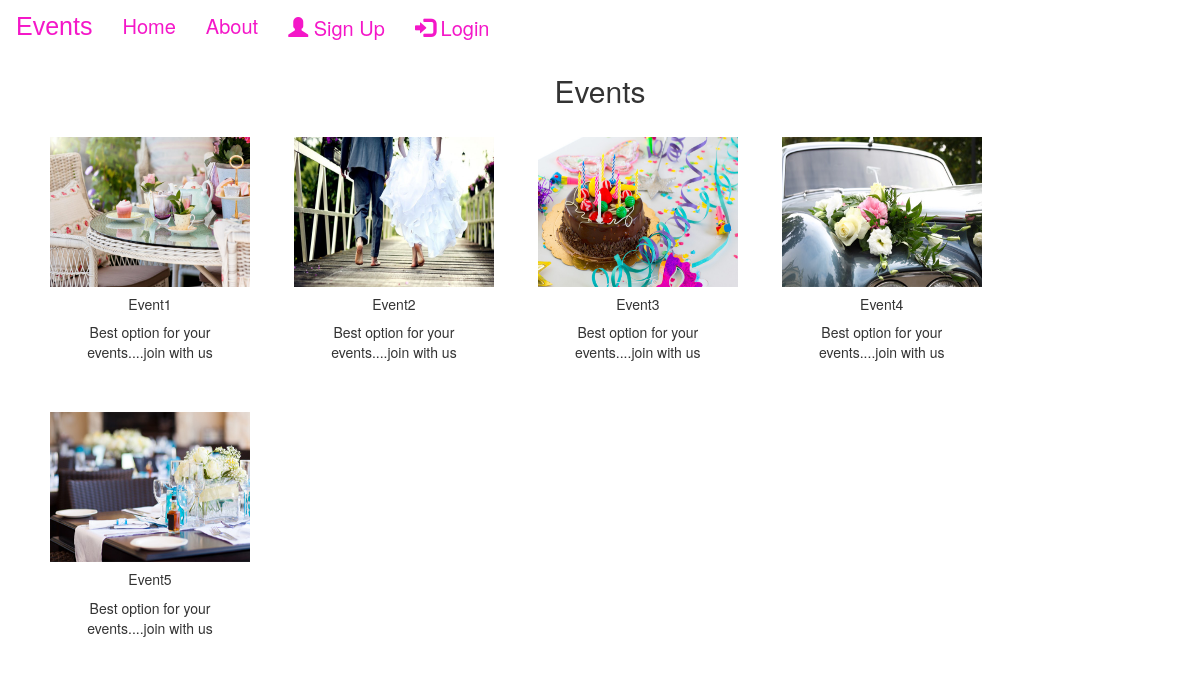
Screenshot of /events/ with the database file from the repository.
### eventapp/models.py (models this page shows, shortened)
class Event(models.Model):
    img=models.ImageField(upload_to="pic")
    name=models.CharField(max_length=50)
    desc=models.CharField(max_length=50)

### eventapp/views.py (the view)
# urls.py: path('events/',views.events,name='events'),
def events(request):
    dict_eve={
        'eve':Event.objects.all()
    }
    return render(request,'events.html',dict_eve)

### template/events.html (shortened to what this page needs)
{% extends 'base.html' %}
{% load static %}
{%block content%}
  <h2 class="text-center">Events</h2>
  <div class="container">
    {% for i  in eve %}
      <div class="card text-center" style="width: 20rem; display:inline-block;margin: 20px;">
        <img src="{{i.img.url}}" class="card-img-top" alt="..." height="150px" width="200px">
        <div class="card-body">
          <h5 class="card-title">{{i.name}}</h5>
          <p class="card-text">{{i.desc}}</p>
        </div>
      </div>
    {% endfor %}
  </div>
{% endblock %}

### template/base.html (shortened to what this page needs)
{% load static%}
<!DOCTYPE html>
<html lang="en">
<head>
    <link rel="stylesheet" href="https://maxcdn.bootstrapcdn.com/bootstrap/3.4.1/css/bootstrap.min.css">
    <link href="https://cdnjs.cloudflare.com/ajax/libs/font-awesome/5.15.0/css/all.min.css" rel="stylesheet">
</head>
<body>
    <nav class="navbar navbar-bg-light">
  <div class="container-fluid ">
    <div class="navbar-header ">
      <a class="navbar-brand" href="#">Events</a>
    </div>
    <ul class="nav navbar-nav mx-auto ">
      <li class="active"><a href="{% url 'index' %}">Home</a></li>
      <li><a href="{% url 'about' %}">About</a></li>
      {% if user.is_authenticated %}
      <li><a href="{% url 'events' %}">Events</a></li>
      <li><a href="{% url 'booking' %}">Booking</a></li>
      <li><a href="{% url 'contact' %}">Contact</a></li>
      <li><a href="{% url 'logout' %}"><span class="glyphicon glyphicon-log-out"></span> LogOut</a></li>
    </ul>
    {% else %}
    <ul class="nav navbar-nav navbar-right">
      <li><a href="{% url 'register' %}"><span class="glyphicon glyphicon-user"></span> Sign Up</a></li>
      <li><a href="{% url 'login' %}"><span class="glyphicon glyphicon-log-in"></span> Login</a></li>
    {% endif %}
    </ul>
  </div>
</nav>
{%block content%}
{% endblock %}
</body>
</html>

### template/base.html (style rules this page uses)
.nav li a { color: rgb(244, 23, 200); font-size: 20px; }
.navbar-brand { color: rgb(244, 23, 200); font-size: 25px; font-family: Impact, Haettenschweiler, 'Arial Narrow Bold', sans-serif; }

### rows the page displays
Event: img (picture), name "Event1", desc "Best option for your events....join with us"
Event: img (picture), name "Event2", desc "Best option for your events....join with us"
Event: img (picture), name "Event3", desc "Best option for your events....join with us"
Event: img (picture), name "Event4", desc "Best option for your events....join with us"
Event: img (picture), name "Event5", desc "Best option for your events....join with us"
